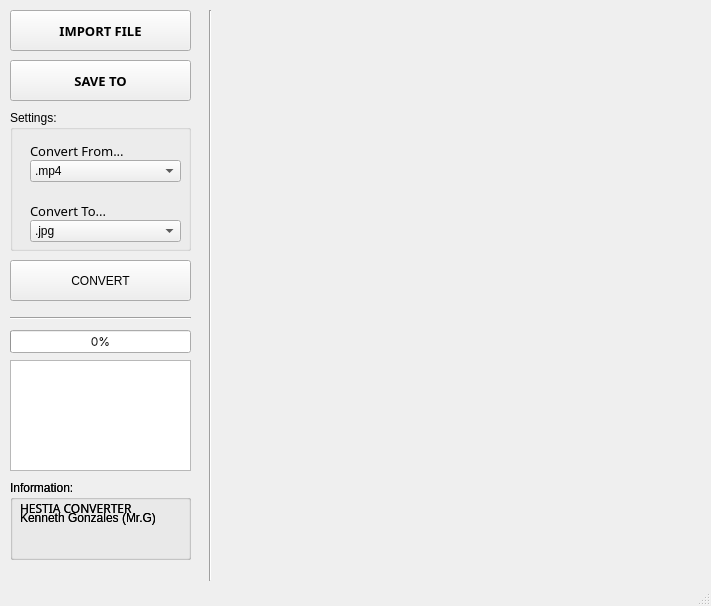
<?xml version="1.0" encoding="UTF-8"?>
<ui version="4.0">
 <author>Mr. G</author>
 <class>MainWindow</class>
 <widget class="QMainWindow" name="MainWindow">
  <property name="geometry">
   <rect>
    <x>0</x>
    <y>0</y>
    <width>711</width>
    <height>606</height>
   </rect>
  </property>
  <property name="sizePolicy">
   <sizepolicy hsizetype="Fixed" vsizetype="Fixed">
    <horstretch>0</horstretch>
    <verstretch>0</verstretch>
   </sizepolicy>
  </property>
  <property name="minimumSize">
   <size>
    <width>711</width>
    <height>606</height>
   </size>
  </property>
  <property name="maximumSize">
   <size>
    <width>711</width>
    <height>606</height>
   </size>
  </property>
  <property name="windowTitle">
   <string>MainWindow</string>
  </property>
  <widget class="QWidget" name="centralwidget">
   <widget class="QPushButton" name="convert_button">
    <property name="geometry">
     <rect>
      <x>10</x>
      <y>260</y>
      <width>181</width>
      <height>41</height>
     </rect>
    </property>
    <property name="text">
     <string>CONVERT</string>
    </property>
   </widget>
   <widget class="QPushButton" name="import_button">
    <property name="geometry">
     <rect>
      <x>10</x>
      <y>10</y>
      <width>181</width>
      <height>41</height>
     </rect>
    </property>
    <property name="font">
     <font>
      <family>SF UI Display</family>
      <pointsize>10</pointsize>
      <bold>true</bold>
     </font>
    </property>
    <property name="text">
     <string>IMPORT FILE</string>
    </property>
   </widget>
   <widget class="QPushButton" name="save_button">
    <property name="geometry">
     <rect>
      <x>10</x>
      <y>60</y>
      <width>181</width>
      <height>41</height>
     </rect>
    </property>
    <property name="font">
     <font>
      <family>SF UI Display</family>
      <pointsize>10</pointsize>
      <bold>true</bold>
     </font>
    </property>
    <property name="text">
     <string>SAVE TO</string>
    </property>
   </widget>
   <widget class="Line" name="line">
    <property name="geometry">
     <rect>
      <x>200</x>
      <y>10</y>
      <width>21</width>
      <height>571</height>
     </rect>
    </property>
    <property name="orientation">
     <enum>Qt::Vertical</enum>
    </property>
   </widget>
   <widget class="QProgressBar" name="progress_bar">
    <property name="geometry">
     <rect>
      <x>10</x>
      <y>330</y>
      <width>181</width>
      <height>23</height>
     </rect>
    </property>
    <property name="font">
     <font>
      <family>SF Pro Display</family>
     </font>
    </property>
    <property name="value">
     <number>0</number>
    </property>
   </widget>
   <widget class="Line" name="line_3">
    <property name="geometry">
     <rect>
      <x>10</x>
      <y>310</y>
      <width>181</width>
      <height>16</height>
     </rect>
    </property>
    <property name="orientation">
     <enum>Qt::Horizontal</enum>
    </property>
   </widget>
   <widget class="QTextEdit" name="logMessage">
    <property name="geometry">
     <rect>
      <x>10</x>
      <y>360</y>
      <width>181</width>
      <height>111</height>
     </rect>
    </property>
    <property name="font">
     <font>
      <family>SF UI  Text</family>
      <kerning>false</kerning>
     </font>
    </property>
   </widget>
   <widget class="QGroupBox" name="groupBox">
    <property name="geometry">
     <rect>
      <x>10</x>
      <y>480</y>
      <width>181</width>
      <height>80</height>
     </rect>
    </property>
    <property name="title">
     <string>Information:</string>
    </property>
    <widget class="QLabel" name="label_2">
     <property name="geometry">
      <rect>
       <x>10</x>
       <y>30</y>
       <width>181</width>
       <height>16</height>
      </rect>
     </property>
     <property name="text">
      <string>Kenneth Gonzales (Mr.G)</string>
     </property>
    </widget>
    <widget class="QLabel" name="label">
     <property name="geometry">
      <rect>
       <x>10</x>
       <y>20</y>
       <width>181</width>
       <height>16</height>
      </rect>
     </property>
     <property name="font">
      <font>
       <family>SF UI Display</family>
      </font>
     </property>
     <property name="text">
      <string>HESTIA CONVERTER</string>
     </property>
    </widget>
    <widget class="QGroupBox" name="groupBox_2">
     <property name="geometry">
      <rect>
       <x>0</x>
       <y>0</y>
       <width>181</width>
       <height>80</height>
      </rect>
     </property>
     <property name="title">
      <string>Information:</string>
     </property>
     <widget class="QLabel" name="label_3">
      <property name="geometry">
       <rect>
        <x>10</x>
        <y>30</y>
        <width>181</width>
        <height>16</height>
       </rect>
      </property>
      <property name="text">
       <string>Kenneth Gonzales (Mr.G)</string>
      </property>
     </widget>
     <widget class="QLabel" name="label_4">
      <property name="geometry">
       <rect>
        <x>10</x>
        <y>20</y>
        <width>181</width>
        <height>16</height>
       </rect>
      </property>
      <property name="font">
       <font>
        <family>SF UI Display</family>
       </font>
      </property>
      <property name="text">
       <string>HESTIA CONVERTER</string>
      </property>
     </widget>
    </widget>
   </widget>
   <widget class="QGroupBox" name="Settings_Group">
    <property name="geometry">
     <rect>
      <x>10</x>
      <y>110</y>
      <width>181</width>
      <height>141</height>
     </rect>
    </property>
    <property name="title">
     <string>Settings:</string>
    </property>
    <widget class="QComboBox" name="comboBox_2">
     <property name="geometry">
      <rect>
       <x>20</x>
       <y>110</y>
       <width>151</width>
       <height>22</height>
      </rect>
     </property>
     <item>
      <property name="text">
       <string>.jpg</string>
      </property>
     </item>
     <item>
      <property name="text">
       <string>.mp3</string>
      </property>
     </item>
     <item>
      <property name="text">
       <string>.png</string>
      </property>
     </item>
    </widget>
    <widget class="QLabel" name="Convert_from">
     <property name="geometry">
      <rect>
       <x>20</x>
       <y>30</y>
       <width>161</width>
       <height>21</height>
      </rect>
     </property>
     <property name="font">
      <font>
       <family>SF UI  Text Med</family>
       <pointsize>10</pointsize>
      </font>
     </property>
     <property name="text">
      <string>Convert From...</string>
     </property>
    </widget>
    <widget class="QLabel" name="Convert_to">
     <property name="geometry">
      <rect>
       <x>20</x>
       <y>90</y>
       <width>161</width>
       <height>21</height>
      </rect>
     </property>
     <property name="font">
      <font>
       <family>SF UI  Text Med</family>
       <pointsize>10</pointsize>
      </font>
     </property>
     <property name="text">
      <string>Convert To...</string>
     </property>
    </widget>
    <widget class="QComboBox" name="convert_from_comboBox">
     <property name="geometry">
      <rect>
       <x>20</x>
       <y>50</y>
       <width>151</width>
       <height>22</height>
      </rect>
     </property>
     <item>
      <property name="text">
       <string>.mp4</string>
      </property>
     </item>
     <item>
      <property name="text">
       <string>.png</string>
      </property>
     </item>
     <item>
      <property name="text">
       <string>.jpg</string>
      </property>
     </item>
     <item>
      <property name="text">
       <string>.webp</string>
      </property>
     </item>
    </widget>
   </widget>
  </widget>
  <widget class="QMenuBar" name="menubar">
   <property name="geometry">
    <rect>
     <x>0</x>
     <y>0</y>
     <width>711</width>
     <height>22</height>
    </rect>
   </property>
  </widget>
  <widget class="QStatusBar" name="statusbar"/>
 </widget>
 <resources/>
 <connections/>
</ui>
